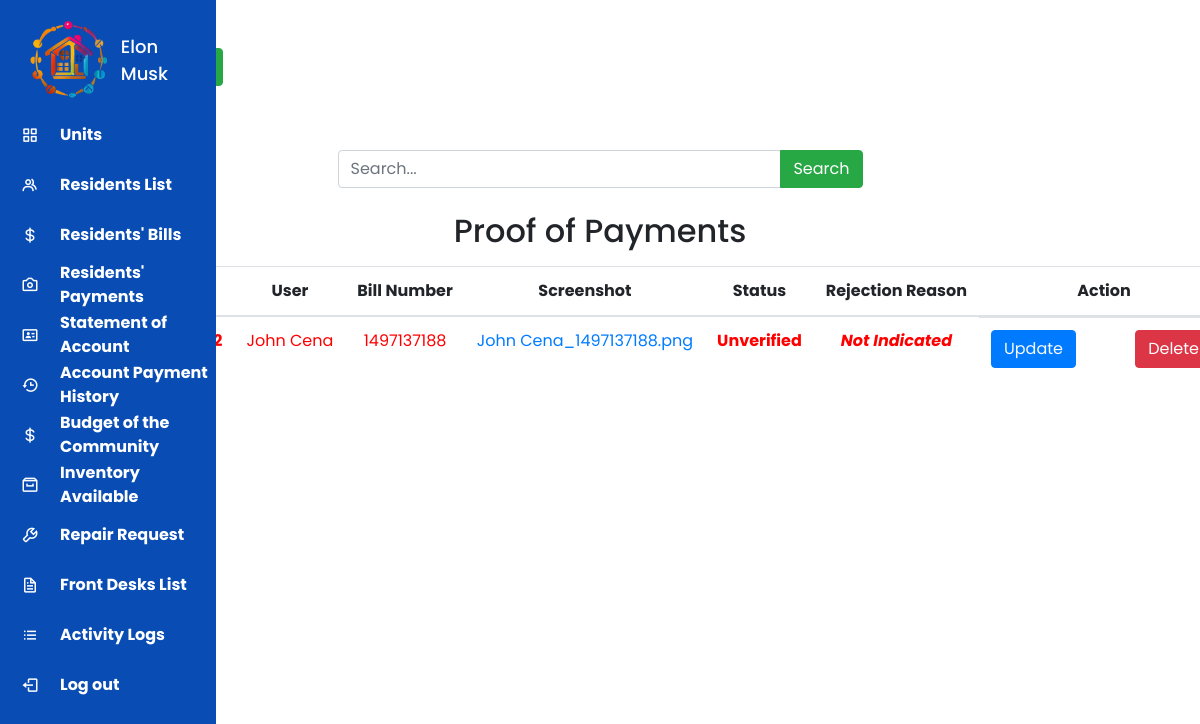
The app's page /casa_bougainvilla/administrator_dashboard/proof_of_payments.php (signed in) with its own data.
### tables this page shows
CREATE TABLE `payments` (
  `id` int(11) NOT NULL,
  `timestamp` datetime NOT NULL,
  `username` varchar(255) NOT NULL,
  `bill_number` varchar(50) NOT NULL,
  `screenshot` varchar(255) DEFAULT NULL,
  `status` enum('Unverified','Verified') NOT NULL DEFAULT 'Unverified',
  `rejection_reason` varchar(255) DEFAULT NULL,
  `condominium_id` int(11) NOT NULL,
  `is_deleted` int(11) NOT NULL DEFAULT 0
);

### casa_bougainvilla/administrator_dashboard/proof_of_payments.php (the view, shortened to what this page needs)
<?php
include('../../includes/database.php');
$rowsPerPage = 10;
$page = isset($_GET['page']) ? intval($_GET['page']) : 1;
$offset = ($page - 1) * $rowsPerPage;
$condominium_id = 1;
?>
<!doctype html>
<html lang="en">
<head>
    <link rel="stylesheet" href="https://cdn.jsdelivr.net/npm/bootstrap@4.0.0/dist/css/bootstrap.min.css">
    <link href='https://unpkg.com/boxicons@2.0.7/css/boxicons.min.css' rel='stylesheet'>
    <link rel="stylesheet" type="text/css"
        href="https://cdnjs.cloudflare.com/ajax/libs/jquery.tablesorter/2.31.3/css/theme.bootstrap.min.css">
    <link rel="stylesheet" type="text/css"
        href="https://cdnjs.cloudflare.com/ajax/libs/jquery.tablesorter/2.31.3/css/theme.default.min.css">
</head>
<body>
    <?php include "../../includes/sidebars/administrator_sidebar.php" ?>
    <div class="container">
        <button class="btn btn-success mx-5 my-5" onclick="downloadPDF()"><i class='bx bx-printer'></i> Print
            Table</button>
        <div class="container mt-3">
            <div class="row">
                <div class="col-md-6 offset-md-3">
                    <form method="post" action="proof_of_payments.php">
                        <div class="input-group">
                            <input type="text" name="searchInput" class="form-control" placeholder="Search...">
                            <div class="input-group-append">
                                <button class="btn btn-success" type="submit" name="searchButton">
                                    <i class="bi bi-search"></i> Search
                                </button>
                            </div>
                        </div>
                    </form>
                </div>
            </div>
        </div>
        <div class="print-section">
            <div class="list-of-sales second-table">
                <h2 class="mt-4 mb-3" style="white-space: nowrap; text-align: center;">Proof of Payments</h2>
                <table id="TableSorter3" class="table col-mx-5">
                    <thead>
                        <tr>
                            <th scope="col" style="white-space: nowrap; text-align: center;">
                                <center>Timestamp</center>
                            </th>
                            <th scope="col" style="white-space: nowrap; text-align: center;">
                                <center>User</center>
                            </th>
                            <th scope="col" style="white-space: nowrap; text-align: center;">
                                <center>Bill Number</center>
                            </th>
                            <th scope="col" style="white-space: nowrap; text-align: center;">
                                <center>Screenshot</center>
                            </th>
                            <th scope="col" style="white-space: nowrap; text-align: center;">
                                <center>Status</center>
                            </th>
                            <th scope="col" style="white-space: nowrap; text-align: center;">
                                <center>Rejection Reason</center>
                            </th>
                            <th class="action-column" scope="col" style="white-space: nowrap; text-align: center;">
                                <center>Action</center>
                            </th>
                        </tr>
                    </thead>
                    <tbody>
                        <?php
                        $sql = "SELECT p.id, p.timestamp, p.username, p.bill_number, p.screenshot, p.status, p.rejection_reason
        FROM payments p
        INNER JOIN users u ON p.username = u.username
        WHERE p.is_deleted = 0 AND p.condominium_id = ? AND u.role = 'Resident'
        ORDER BY FIELD(p.status, 'Unverified') DESC, p.timestamp DESC
        LIMIT ?, ?";
                        $stmt = $mysqli->prepare($sql);
                        if ($stmt) {
                            $stmt->bind_param("iii", $condominium_id, $offset, $rowsPerPage);
                            $stmt->execute();
                            $stmt->bind_result($id, $timestamp, $username, $bill_number, $screenshot, $status, $rejection_reason);
                            while ($stmt->fetch()) {
                                $statusClass = ($status == 'Unverified' || $status != 'Verified') ? 'unverified' : ($status == 'Rejected' ? 'rejected' : 'verified');
                                echo '<tr class="' . $statusClass . '">
            <th scope="row" style="white-space: nowrap; text-align: center;"><center>' . $timestamp . '</center></th>
            <td style="white-space: nowrap; text-align: center;"><center>' . $username . '</center></td>
            <td style="white-space: nowrap; text-align: center;"><center>' . $bill_number . '</center></td>
            <td style="white-space: nowrap; text-align: center;">
            <center><a href="../../payment_proof' . $screenshot . '" download="' . basename($screenshot) . '">' . basename($screenshot) . '</a></center>
            </td>
            <td style="white-space: nowrap; text-align: center;"><center><strong>' . ($status === '' ? 'Rejected' : $status) . '</strong></center></td>
            <td style="white-space: nowrap; text-align: center;"><center><strong>' . ($rejection_reason === NULL ? '<em>Not Indicated</em>' : $rejection_reason) . '</strong></center></td>
            <td class="action-column action-buttons" style="white-space: nowrap; text-align: center;">
                <button class="btn btn-primary"><a href="update_proof_of_payments.php?updateid=' . $id . '" class="text-light">Update</a></button>
                <button class="btn btn-danger" data-id="' . $id . '">Delete</button>
            </td>
        </tr>';
                            }
                        } else {
                            echo "Error in prepared statement";
                        }
                        ?>
                    </tbody>
                </table>
            </div>
        </div>
        <div class="pagination justify-content-center mt-3">
        </div>
</body>
</html>

### casa_bougainvilla/administrator_dashboard/proof_of_payments.php (style rules this page uses)
.unverified { color: red; }
* { margin: 0; padding: 0; box-sizing: border-box; font-family: 'Poppins', sans-serif; }
tbody tr:nth-child(odd) { background-color: #ffffff; }
.action-buttons { text-align: center; display: flex; justify-content: space-between; }
.action-buttons button { margin-right: 5px; }
th.action-column, td.action-column { width: 250px; }

### includes/sidebars/administrator_sidebar.php (style rules this page uses)
* { margin: 0; padding: 0; box-sizing: border-box; font-family: 'Poppins', sans-serif; }

### records on screen
payments: username "John Cena", bill_number "1497137188", screenshot "John Cena_1497137188.png", status "Unverified", shows "Not Indicated"

### other values on screen
$_SESSION['username'] "Elon Musk"
